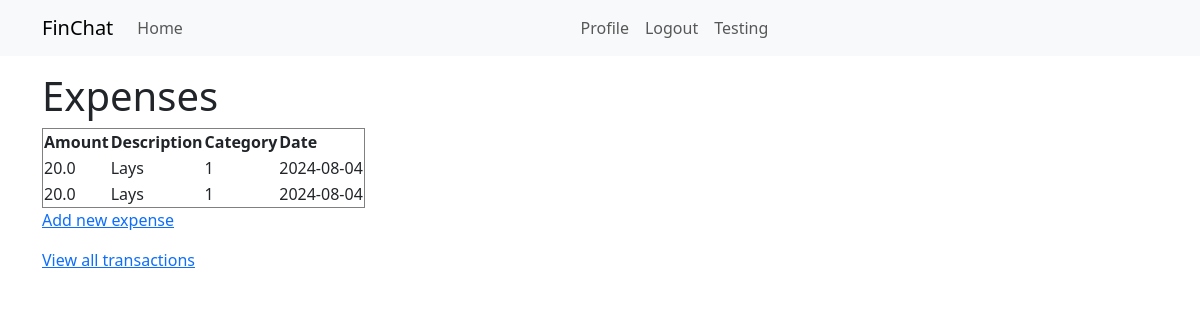
Page /view-expenses (signed in) on the earlier database version.
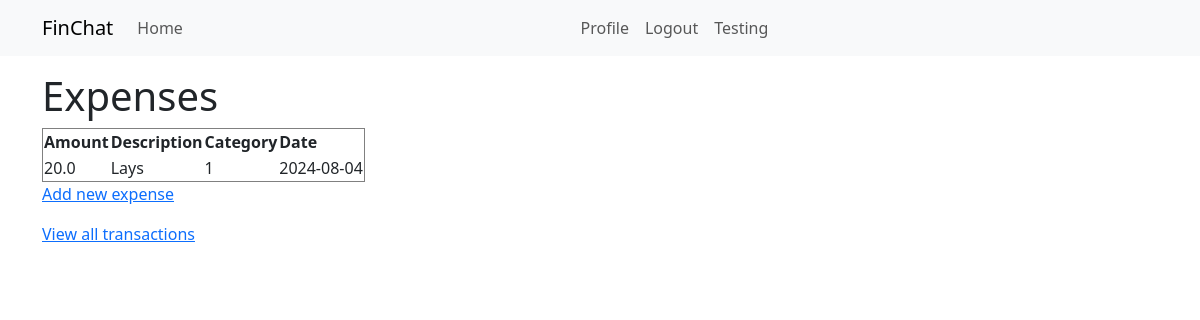
Same page on the later database version.
### app/models.py (models this page shows, shortened)
class Transaction(db.Model):
    id: so.Mapped[int] = so.mapped_column(primary_key=True)
    amount: so.Mapped[float] = so.mapped_column(sa.Float(30),index=True)
    transaction_type: so.Mapped[str] = so.mapped_column(sa.String(50),index=True, unique=False) #should be income/expense/reimbursement
    description: so.Mapped[str] = so.mapped_column(sa.String(200),unique=False, nullable=False)  #how to add nullable=?
    category_id: so.Mapped[int] = so.mapped_column( sa.ForeignKey(Category.id),index=True)
    user_id: so.Mapped[int] = so.mapped_column(sa.ForeignKey(User.id), index=True)
    date : so.Mapped[datetime.date] = so.mapped_column( sa.Date, index=True, default= date.today)    #blackbox helped
    loan_type: so.Mapped[str] = so.mapped_column(sa.String(30), index=True, unique=False, nullable=True) #should be lent/received
    creator: so.Mapped[User] = so.relationship(back_populates='transactions')
    section: so.Mapped[Category] = so.relationship(back_populates='transactions')

class Category(db.Model):
    id: so.Mapped[int] = so.mapped_column(primary_key=True)
    name: so.Mapped[str] = so.mapped_column( sa.String(50), index=True, unique=False)
    user_id: so.Mapped[int] = so.mapped_column( sa.ForeignKey(User.id), index=True)
    transaction_type: so.Mapped[str] = so.mapped_column(
        sa.String(50),
        index=True,
        unique=False,
        server_default='select'  # set default value to 'income'
    )
    deleted: so.Mapped[bool] = so.mapped_column(default=False,unique=False)  # Add a deleted column
    creator: so.Mapped[User] = so.relationship(back_populates='categories')
    transactions: so.WriteOnlyMapped['Transaction'] = so.relationship(back_populates='section')
    budgets: so.WriteOnlyMapped['Budget'] = so.relationship(back_populates='section')

### app/routes.py (the view)
@app.route('/view-expenses')
@login_required
def view_expenses():
    expenses = db.session.scalars(sa.select(Transaction).where(Transaction.user_id == current_user.id, Transaction.transaction_type == 'expense'))
    return render_template('view_expenses.html', expenses=expenses)

### app/models.py (called while the page is built)
@login.user_loader
def load_user(id):
    return db.session.get(User, int(id))

### app/templates/view_expenses.html
{% extends "base.html" %}
{% block content %}
<h1>Expenses</h1>
<table border="1">
    <tr>
        <th>Amount</th>
        <th>Description</th>
        <th>Category</th>
        <th>Date</th>
    </tr>
    {% for expense in expenses %}
    <tr>
        <td>{{ expense.amount }}</td>
        <td>{{ expense.description }}</td>
        <td>{{ expense.section.name }}</td>
        <td>{{ expense.date }}</td>
    </tr>
    {% endfor %}
</table>
<p><a href="{{ url_for('add_expense') }}">Add new expense</a></p>
<p><a href="{{ url_for('view_transactions') }}">View all transactions</a></p>
{% endblock %}

### app/templates/base.html (shortened to what this page needs)
<!doctype html>
<html>
    <head>
        <link
        href="https://cdn.jsdelivr.net/npm/bootstrap@5.3.2/dist/css/bootstrap.min.css"
        rel="stylesheet"
>
    </head>
    <body>
        <nav class="navbar navbar-expand-lg bg-body-tertiary">
            <div class="container">
              <a class="navbar-brand" href="{{ url_for('index') }}">FinChat</a>
              <div class="collapse navbar-collapse" id="navbarSupportedContent">
                <ul class="navbar-nav me-auto mb-2 mb-lg-0">
                  <li class="nav-item">
                    <a class="nav-link" aria-current="page" href="{{ url_for('index') }}">Home</a>
                  </li>
                </ul>
                <ul class="navbar-nav mb-2 mb-lg-0">
                  {% if current_user.is_anonymous %}
                  <li class="nav-item">
                    <a class="nav-link" aria-current="page" href="{{ url_for('login') }}">Login</a>
                  </li>
                  <li class="nav-item">
                    <a class="nav-link" aria-current="page" href="{{ url_for('register') }}">Register</a>
                  </li>
                  {% else %}
                  <li class="nav-item">
                    <a class="nav-link" aria-current="page" href="{{ url_for('user', username=current_user.username) }}">Profile</a>
                  </li>
                  <li class="nav-item">
                    <a class="nav-link" aria-current="page" href="{{ url_for('logout') }}">Logout</a>
                  </li>
                  {% endif %}
                  </ul>
                  <ul class="navbar-nav me-auto mb-2 mb-lg-0">
                    <li class="nav-item">
                      <a class="nav-link" aria-current="page" href="{{ url_for('testing') }}">Testing</a>
                    </li>
                  </ul>
              </div>
            </div>
        </nav>
        <div class="container mt-3">
            {% block content %}{% endblock %}
        </div>
    </body>
</html>

Differences in the rows shown:
removed Transaction: amount "20.0", description "Lays", section.name "1", date "2024-08-04"
